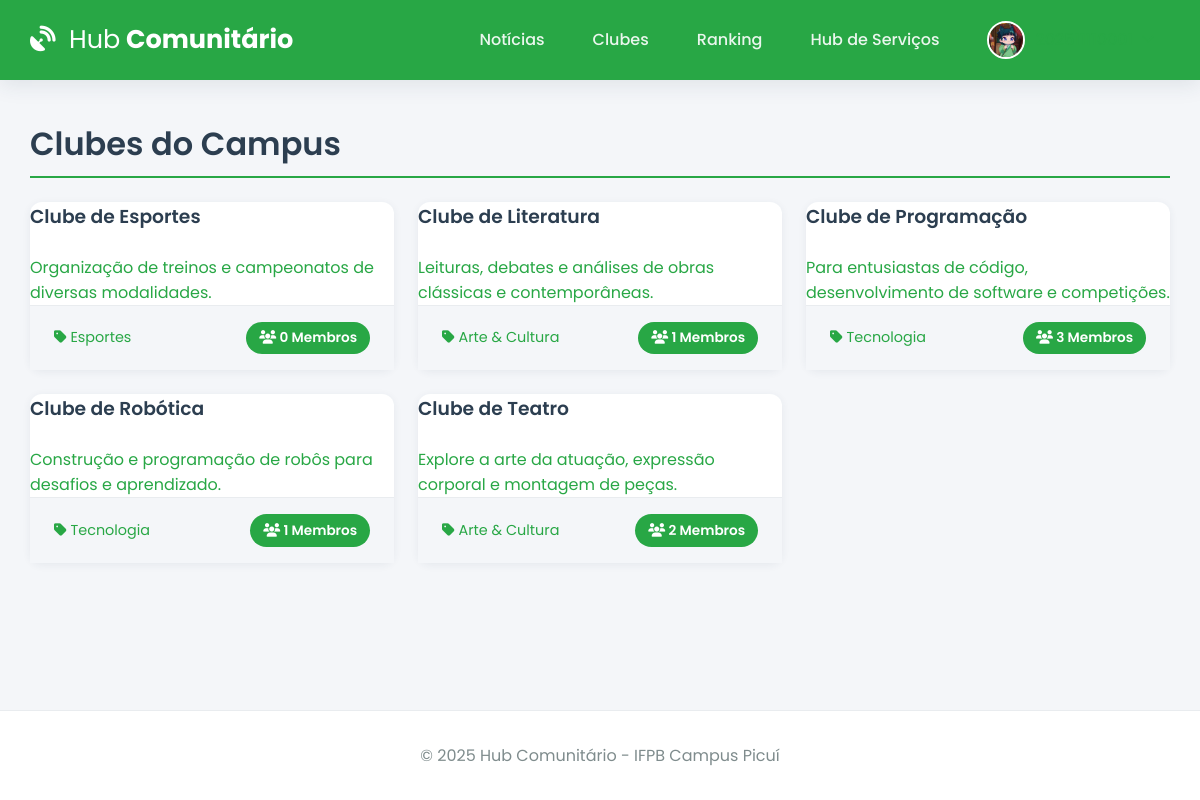
/clubes (signed in), run on an earlier commit of the app's database.
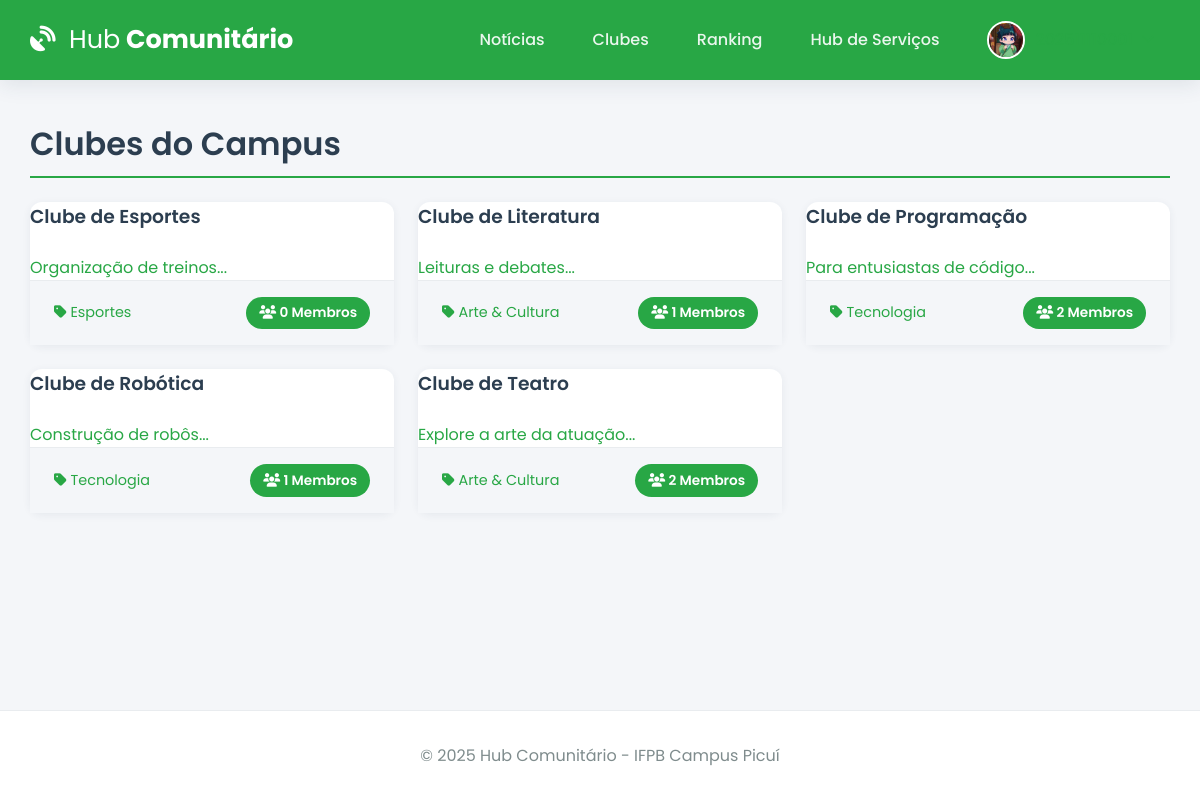
And on a later commit of the database.
### tables this page shows
CREATE TABLE clube (
    id INTEGER PRIMARY KEY AUTOINCREMENT,
    nome TEXT UNIQUE NOT NULL,
    descricao TEXT NOT NULL,
    categoria TEXT NOT NULL,
    lider_id INTEGER,
    FOREIGN KEY (lider_id) REFERENCES user (id)
);

### app.py (the view)
@app.route('/clubes')
@login_required
def clubes():
    query = "SELECT c.*, (SELECT COUNT(user_id) FROM membros_clube mc WHERE mc.clube_id = c.id) as member_count FROM clube c ORDER BY c.nome"
    todos_clubes = get_db().execute(query).fetchall()
    return render_template('clubes.html', clubes=todos_clubes)

### app.py (called while the page is built)
def get_db():
    if 'db' not in g:
        g.db = sqlite3.connect(app.config['DATABASE'], detect_types=sqlite3.PARSE_DECLTYPES)
        g.db.row_factory = sqlite3.Row
    return g.db

@app.context_processor
def inject_global_vars():
    return dict(g=g, current_year=datetime.now(timezone.utc).year, timedelta=timedelta)

@app.before_request
def load_logged_in_user():
    user_id = session.get('user_id')
    g.user = get_db().execute('SELECT * FROM user WHERE id = ?', (user_id,)).fetchone() if user_id else None
    if user_id and g.user is None: session.clear()

def login_required(f):
    @wraps(f)
    def decorated_function(*args, **kwargs):
        if g.user is None:
            flash('Você precisa fazer login para acessar esta página.', 'warning')
            return redirect(url_for('login'))
        return f(*args, **kwargs)
    return decorated_function

### templates/clubes.html (shortened to what this page needs)
{% extends 'base.html' %}
{% block content %}
    <h1 class="page-header">Clubes do Campus</h1>
    <div class="course-grid">
        {% for clube in clubes %}
            <a href="{{ url_for('detalhe_clube', clube_id=clube.id) }}" class="card-link">
                <div class="card course-card">
                    <h3>{{ clube.nome }}</h3>
                    <p class="text-muted">{{ clube.descricao|truncate(120) }}</p>
                    <div class="card-footer">
                        <span><i class="fas fa-tag"></i> {{ clube.categoria }}</span>
                        <span class="vagas-badge"><i class="fas fa-users"></i> {{ clube['member_count'] }} Membros</span>
                    </div>
                </div>
            </a>
        {% else %}
            <p>Nenhum clube encontrado.</p>
        {% endfor %}
    </div>
{% endblock %}

What changed in the data, as far as the page shows it:
changed clube "Clube de Esportes": descricao "Organização de treinos e campeonatos de diversas modalidades." → "Organização de treinos..."
changed clube "Clube de Literatura": descricao "Leituras, debates e análises de obras clássicas e contemporâneas." → "Leituras e debates..."
changed clube "Clube de Programação": descricao "Para entusiastas de código, desenvolvimento de software e competições." → "Para entusiastas de código..."; member_count "3" → "2"
changed clube "Clube de Robótica": descricao "Construção e programação de robôs para desafios e aprendizado." → "Construção de robôs..."
changed clube "Clube de Teatro": descricao "Explore a arte da atuação, expressão corporal e montagem de peças." → "Explore a arte da atuação..."
